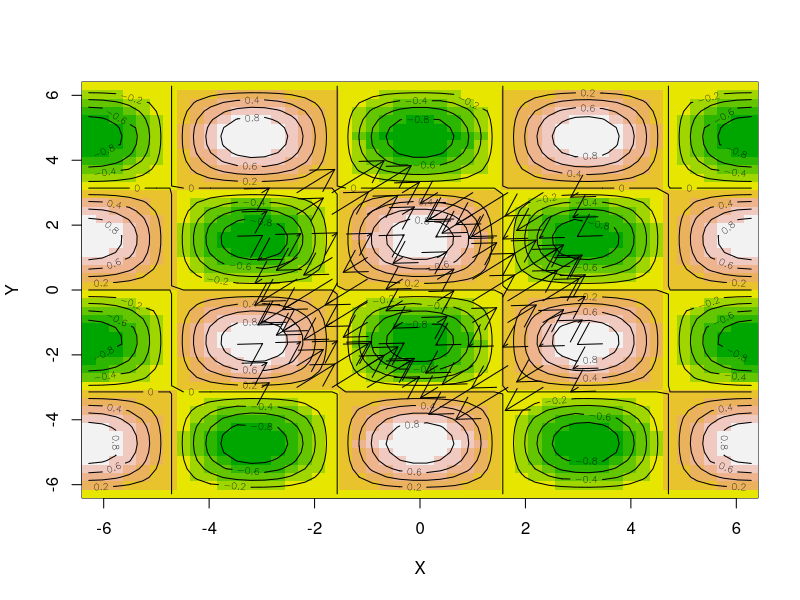

Reproduce this figure in R.

x <- seq(0, 10, length.out = 50)
y <- seq(0, 10, length.out = 50)

x = seq(-2*pi, 2*pi, length.out = 50)
# define the x range values
y = x
gridResult = expand.grid(x=x,y=y) # this gives some 100 values of x and y

funcForZtemp <- function(n, m) {cos(n)* sin(m)}
zTemp = funcForZtemp(gridResult["x"],gridResult["y"]); 

z= matrix(zTemp$x,nrow=50,ncol=50);
#persp(x, y, z, theta = 135, phi = 30, col = "green", scale = FALSE, ltheta = -120, shade = 0.75, border = NA, box = FALSE)
image(x, y, z, xlab = "X", ylab = "Y", col = terrain.colors(10))

# Now the second queston - directional gradient for the data above
# calculate the gradient
derivativeWrtXY <- deriv(~ sin(x)*cos(y), c("x","y")) ; derivativeWrtXY;

slopesDouXdouY = eval(derivativeWrtXY); zz=slopesDouXdouY;
zz;
mode(zz); class(zz);
# convert to matrix 
matrixNotationOfSlopes = matrix(z, nrow = 50, ncol = 50)
mode(matrixNotationOfSlopes); class(matrixNotationOfSlopes)
# now draw the contour plot to the data we have.
contour(x, y, z,add=TRUE)

# now lets handle arrows
arrox = seq(-3, 3, length.out = 10)
arroy = arrox;
arrowslist = expand.grid(arrox, arroy)
arrowslist
# grid values to plot the gradient

arroderivativeWrtmn <- deriv(~ sin(m)*cos(n), c("m","n")) ; arroderivativeWrtmn;
m= arrowslist$Var1; n = arrowslist$Var2;
ArroSlopesDouMdouN = eval(arroderivativeWrtmn); zz=ArroSlopesDouMdouN
# we have to draw an arrow line from x,y to x1,y1. This x1,y1 is the tip of the arrow
ArroTip = zz+arrowslist;
AroTipX=ArroTip$Var1;AroTipY=ArroTip$Var2;
ArrostartX=arrowslist$Var1; ArrostartY = arrowslist$Var2
arrows(ArrostartX, ArrostartY,AroTipX, AroTipY)

